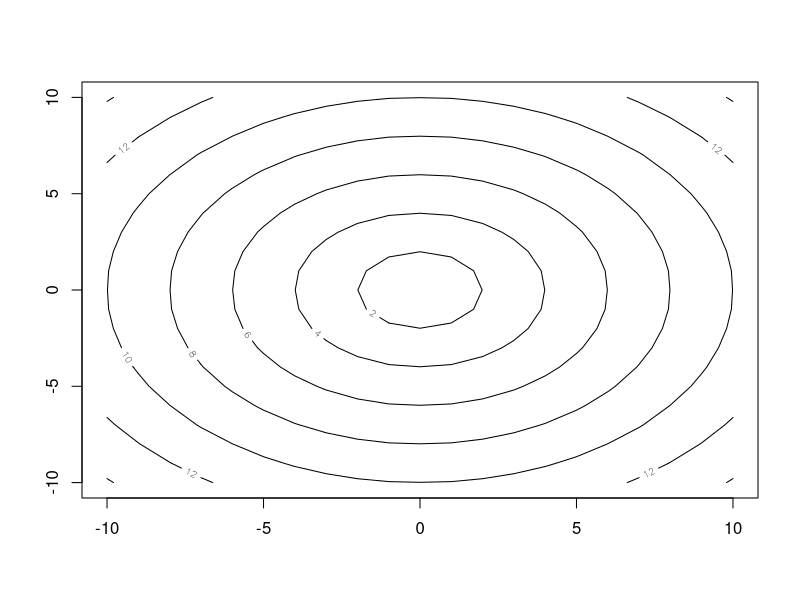
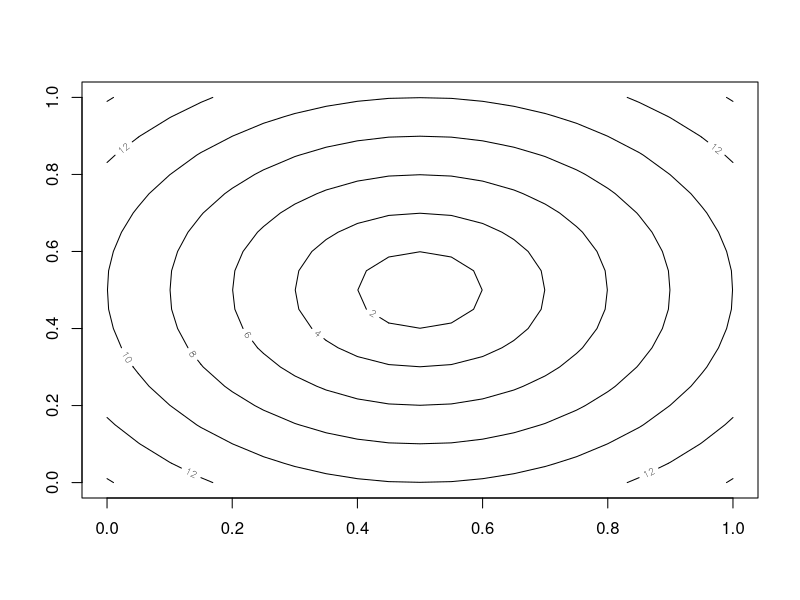
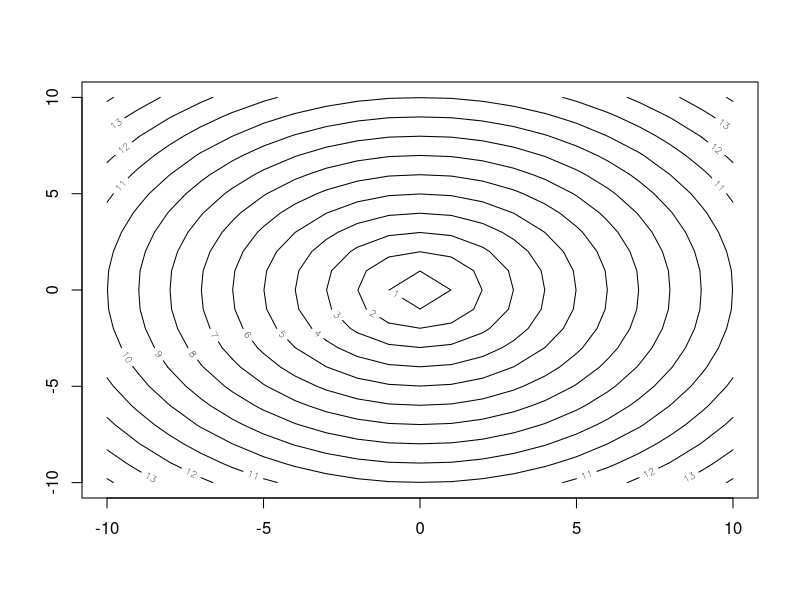
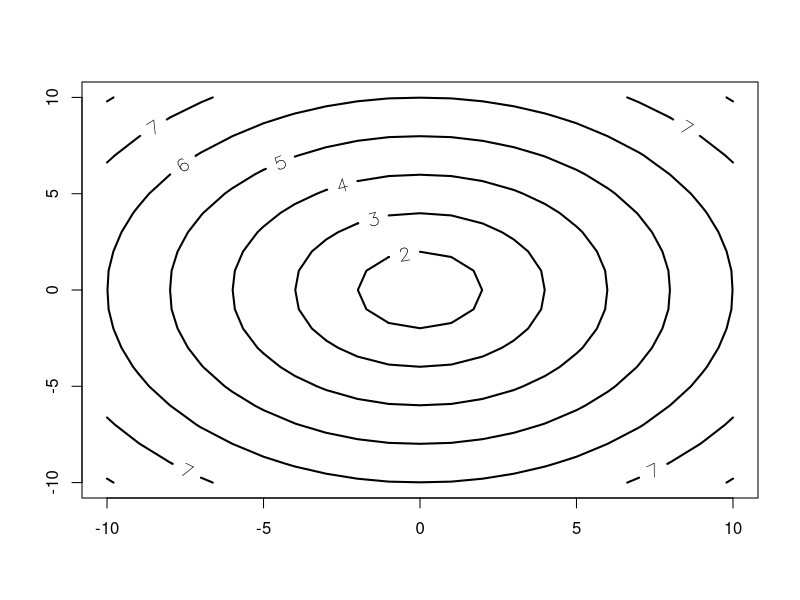

Reproduce these figures in R, in order. (Note: this script raises an error after producing the figures.)
# Data
x <- -10:10
y <- -10:10
z <- sqrt(outer(x ^ 2, y ^ 2, "+"))

contour(x, y, z)
contour(z)

# Number of levels
contour(x, y, z,
        nlevels = 20)

# Contour lines
contour(x, y, z,
        labcex = 1.2, labels = 1:10,
        lwd = 2, lty = 1)

# Color palette
contour(volcano,
        col = cols)

# Overlay contour over a scatter plot
library(MASS)

x <- rnorm(500)
y <- rnorm(500)
z <- kde2d(x, y, n = 50)

plot(x, y, pch = 19)
contour(z, lwd = 2, add = TRUE,
        col = hcl.colors(10, "Spectral"))

# filled.contour function
filled.contour(volcano)

# Number of levels
filled.contour(volcano,
               nlevels = 10)

# Color palette
filled.contour(volcano,
               color.palette = terrain.colors)

# Filled contour with lines
filled.contour(volcano, plot.axes = {
  axis(1)
  axis(2)
  contour(volcano, add = TRUE, lwd = 2)
}
)
